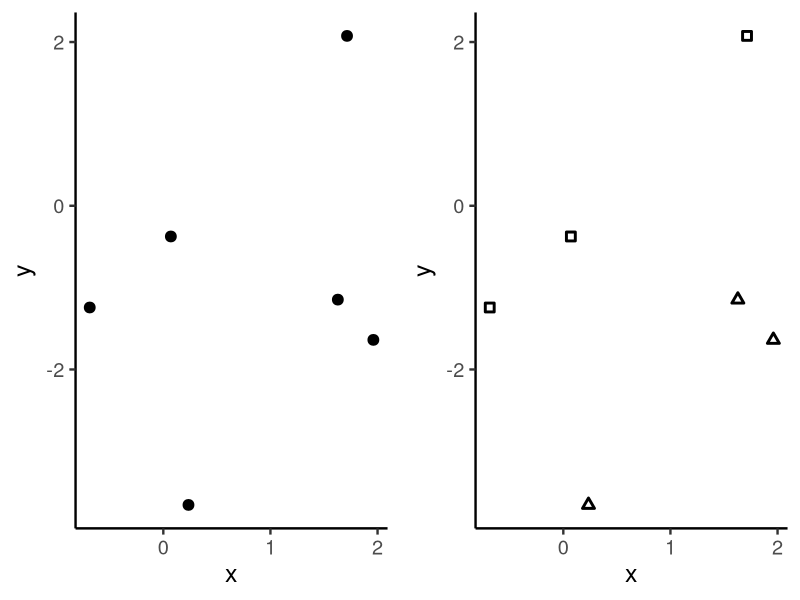
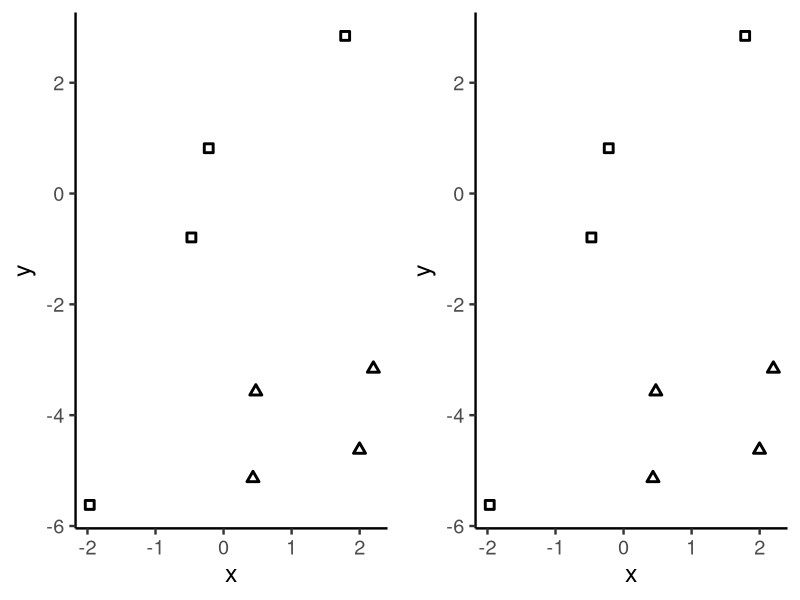

These figures' R source, in order:
library(tidyverse)
set.seed(123)

# quiz 7
x1 <- rbinom(6, 1, 0.5)
x2 <- rnorm(6, mean = 1.5 * x1, sd = 1)
y <- rnorm(6, mean = -4 * x1 + x2, sd = 1)

p1 <- tibble(x1, x2, y) %>% 
  ggplot(aes(x2, y)) +
  geom_point(size = 2, stroke = 1.5) +
  labs(x = "x") +
  theme_classic(18) +
  theme(legend.position = "none")

p2 <- tibble(x1, x2, y) %>% 
  ggplot(aes(x2, y, shape = factor(x1))) +
  geom_point(size = 2, stroke = 1.5) +
  scale_shape_manual(values = c(0, 2)) +
  labs(x = "x") +
  theme_classic(18) +
  theme(legend.position = "none")

cowplot::plot_grid(p1, p2, nrow = 1)

# quiz 8

x1 <- rep(0:1, 4)
x2 <- rnorm(8, mean = 1.5 * x1, sd = 1)
y <- rnorm(8, mean = -4 * x1 + 2 * x2 - 2 * x1 * x2, sd = 1)

p3 <- tibble(x1, x2, y) %>% 
  ggplot(aes(x2, y, shape = factor(x1))) +
  geom_point(size = 2, stroke = 1.5) +
  scale_shape_manual(values = c(0, 2)) +
  labs(x = "x") +
  theme_classic(18) +
  theme(legend.position = "none")

cowplot::plot_grid(p3, p3, nrow = 1)



library(palmerpenguins)
penguins %>% 
  count(species, island) %>% 
  group_by(island) %>% 
  mutate(n = n / sum(n)) %>% 
  ungroup() %>% 
  pivot_wider(names_from = island,
              values_from = n,
              values_fill = 0)
penguins %>% 
  count(species, island) %>% 
  group_by(species) %>% 
  mutate(n = n / sum(n)) %>% 
  ungroup() %>% 
  pivot_wider(names_from = species,
              values_from = n,
              values_fill = 0)









